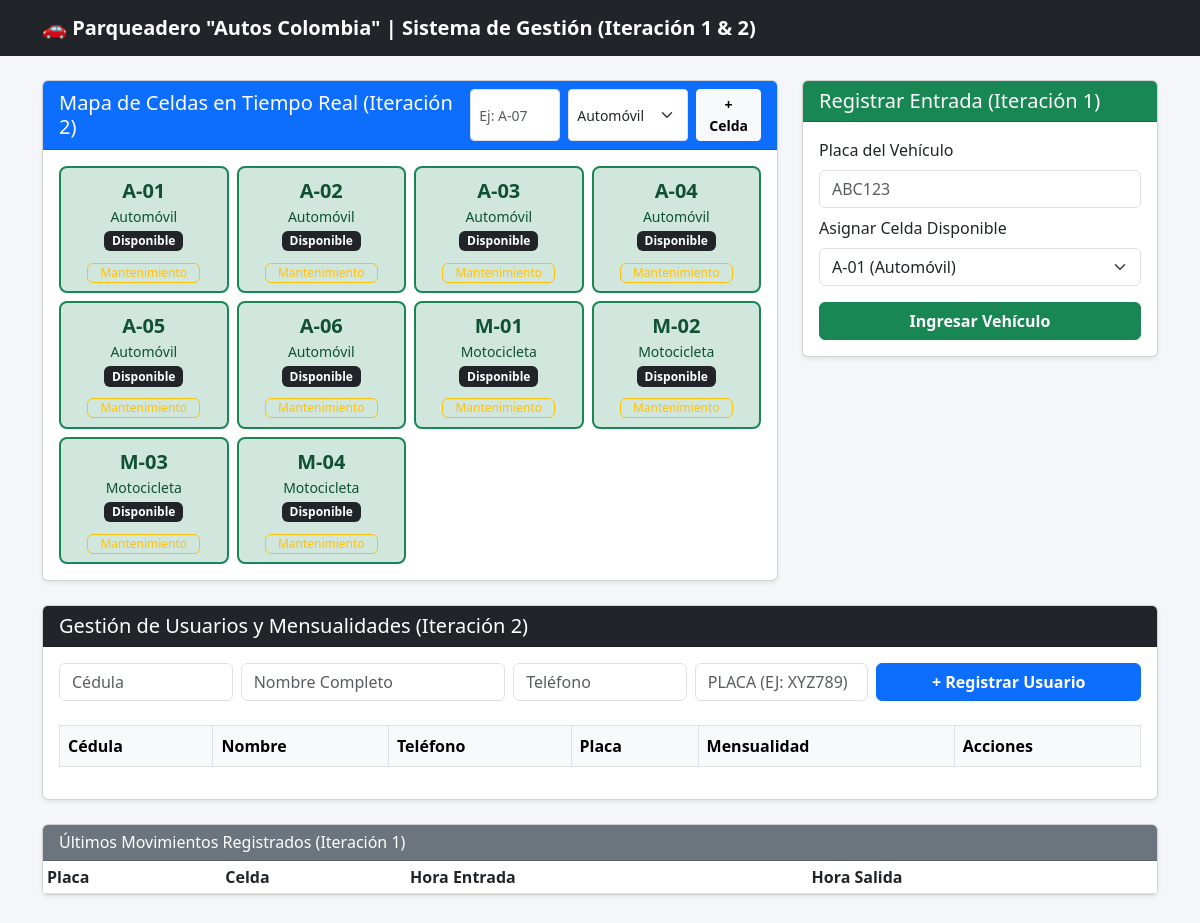
The page / on the database its author committed.
### tables this page shows
CREATE TABLE celdas (
            id INTEGER PRIMARY KEY AUTOINCREMENT,
            codigo TEXT UNIQUE NOT NULL,
            tipo TEXT NOT NULL,
            estado TEXT DEFAULT 'Disponible',
            placa_asignada TEXT DEFAULT NULL
        );

### app.py (the view)
@app.route('/')
def index():
    conn = get_db()
    usuarios = conn.execute('SELECT * FROM usuarios ORDER BY id DESC').fetchall()
    celdas = conn.execute('SELECT * FROM celdas ORDER BY codigo ASC').fetchall()
    movimientos = conn.execute('SELECT * FROM movimientos ORDER BY id DESC LIMIT 10').fetchall()
    conn.close()
    return render_template('index.html', usuarios=usuarios, celdas=celdas, movimientos=movimientos)

### app.py (called while the page is built)
def get_db():
    conn = sqlite3.connect(DB_NAME)
    conn.row_factory = sqlite3.Row
    return conn

### templates/index.html (shortened to what this page needs)
<!DOCTYPE html>
<html lang="es">
<head>
    <link href="https://cdn.jsdelivr.net/npm/bootstrap@5.3.0/dist/css/bootstrap.min.css" rel="stylesheet">
</head>
<body>
<nav class="navbar navbar-dark bg-dark mb-4">
    <div class="container">
        <span class="navbar-brand fw-bold">🚗 Parqueadero "Autos Colombia" | Sistema de Gestión (Iteración 1 & 2)</span>
    </div>
</nav>
<div class="container">
    <div class="row mb-4">
        <div class="col-md-8">
            <div class="card shadow-sm">
                <div class="card-header bg-primary text-white d-flex justify-content-between align-items-center">
                    <h5 class="mb-0">Mapa de Celdas en Tiempo Real (Iteración 2)</h5>
                    <form action="/celdas/crear" method="POST" class="d-flex gap-2">
                        <input type="text" name="codigo" placeholder="Ej: A-07" class="form-control form-control-sm" required style="width: 90px;">
                        <select name="tipo" class="form-select form-select-sm" style="width: 120px;">
                            <option value="Automóvil">Automóvil</option>
                        </select>
                        <button type="submit" class="btn btn-light btn-sm fw-bold">+ Celda</button>
                    </form>
                </div>
                <div class="card-body">
                    <div class="row g-2">
                        {% for c in celdas %}
                        <div class="col-md-3 col-6">
                            <div class="p-2 text-center celda-card estado-{{ c.estado }}">
                                <div class="fw-bold fs-5">{{ c.codigo }}</div>
                                <small class="d-block">{{ c.tipo }}</small>
                                <span class="badge bg-dark my-1">{{ c.estado }}</span>
                                {% if c.placa_asignada %}
                                    <div class="fw-bold text-danger">Placa: {{ c.placa_asignada }}</div>
                                    <a href="/vehiculos/salida/{{ c.id }}" class="btn btn-sm btn-danger mt-1 w-100">Registrar Salida</a>
                                {% else %}
                                    <div class="mt-1">
                                        {% if c.estado == 'Disponible' %}
                                            <a href="/celdas/estado/{{ c.id }}/Mantenimiento" class="btn btn-xs btn-outline-warning py-0" style="font-size: 0.75rem;">Mantenimiento</a>
                                        {% else %}
                                            <a href="/celdas/estado/{{ c.id }}/Disponible" class="btn btn-xs btn-outline-success py-0" style="font-size: 0.75rem;">Habilitar</a>
                                        {% endif %}
                                    </div>
                                {% endif %}
                            </div>
                        </div>
                        {% endfor %}
                    </div>
                </div>
            </div>
        </div>
        <div class="col-md-4">
            <div class="card shadow-sm mb-3">
                <div class="card-header bg-success text-white">
                    <h5 class="mb-0">Registrar Entrada (Iteración 1)</h5>
                </div>
                <div class="card-body">
                    <form action="/vehiculos/entrada" method="POST">
                        <div class="mb-2">
                            <label class="form-label">Placa del Vehículo</label>
                            <input type="text" name="placa" class="form-control text-uppercase" placeholder="ABC123" required>
                        </div>
                        <div class="mb-3">
                            <label class="form-label">Asignar Celda Disponible</label>
                            <select name="celda_codigo" class="form-select" required>
                                {% for c in celdas %}
                                    {% if c.estado == 'Disponible' %}
                                        <option value="{{ c.codigo }}">{{ c.codigo }} ({{ c.tipo }})</option>
                                    {% endif %}
                                {% endfor %}
                            </select>
                        </div>
                        <button type="submit" class="btn btn-success w-100 fw-bold">Ingresar Vehículo</button>
                    </form>
                </div>
            </div>
        </div>
    </div>
    <div class="card shadow-sm mb-4">
        <div class="card-header bg-dark text-white">
            <h5 class="mb-0">Gestión de Usuarios y Mensualidades (Iteración 2)</h5>
        </div>
        <div class="card-body">
            <form action="/usuarios/crear" method="POST" class="row g-2 mb-4">
                <div class="col-md-2">
                    <input type="text" name="cedula" class="form-control" placeholder="Cédula" required>
                </div>
                <div class="col-md-3">
                    <input type="text" name="nombre" class="form-control" placeholder="Nombre Completo" required>
                </div>
                <div class="col-md-2">
                    <input type="text" name="telefono" class="form-control" placeholder="Teléfono" required>
                </div>
                <div class="col-md-2">
                    <input type="text" name="placa" class="form-control text-uppercase" placeholder="Placa (Ej: XYZ789)" required>
                </div>
                <div class="col-md-3">
                    <button type="submit" class="btn btn-primary w-100 fw-bold">+ Registrar Usuario</button>
                </div>
            </form>
            <table class="table table-bordered table-hover align-middle">
                <thead class="table-light">
                    <tr>
                        <th>Cédula</th>
                        <th>Nombre</th>
                        <th>Teléfono</th>
                        <th>Placa</th>
                        <th>Mensualidad</th>
                        <th>Acciones</th>
                    </tr>
                </thead>
            </table>
        </div>
    </div>
    <div class="card shadow-sm mb-5">
        <div class="card-header bg-secondary text-white">
            <h6 class="mb-0">Últimos Movimientos Registrados (Iteración 1)</h6>
        </div>
        <div class="card-body p-0">
            <table class="table table-sm mb-0">
                <thead>
                    <tr>
                        <th>Placa</th>
                        <th>Celda</th>
                        <th>Hora Entrada</th>
                        <th>Hora Salida</th>
                    </tr>
                </thead>
            </table>
        </div>
    </div>
</div>
</body>
</html>

### templates/index.html (style rules this page uses)
body { background-color: #f4f6f9; }
.celda-card { transition: 0.2s; border-radius: 8px; }
.estado-Disponible { background-color: #d1e7dd; border: 2px solid #198754; color: #0f5132; }

### rows shown on the page
celdas: codigo "A-01", tipo "Automóvil", estado "Disponible"
celdas: codigo "A-02", tipo "Automóvil", estado "Disponible"
celdas: codigo "A-03", tipo "Automóvil", estado "Disponible"
celdas: codigo "A-04", tipo "Automóvil", estado "Disponible"
celdas: codigo "A-05", tipo "Automóvil", estado "Disponible"
celdas: codigo "A-06", tipo "Automóvil", estado "Disponible"
celdas: codigo "M-01", tipo "Motocicleta", estado "Disponible"
celdas: codigo "M-02", tipo "Motocicleta", estado "Disponible"
celdas: codigo "M-03", tipo "Motocicleta", estado "Disponible"
celdas: codigo "M-04", tipo "Motocicleta", estado "Disponible"

### other values the page prints
form field celda_codigo "A-01 (Automóvil)"
